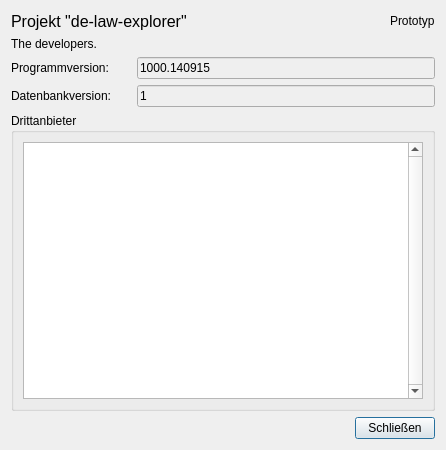
<?xml version="1.0" encoding="UTF-8"?>
<ui version="4.0">
 <class>AboutDialog</class>
 <widget class="QDialog" name="AboutDialog">
  <property name="geometry">
   <rect>
    <x>0</x>
    <y>0</y>
    <width>446</width>
    <height>450</height>
   </rect>
  </property>
  <property name="sizePolicy">
   <sizepolicy hsizetype="Fixed" vsizetype="Fixed">
    <horstretch>0</horstretch>
    <verstretch>0</verstretch>
   </sizepolicy>
  </property>
  <property name="windowTitle">
   <string>Dialog</string>
  </property>
  <layout class="QVBoxLayout" name="verticalLayout_2">
   <item>
    <layout class="QHBoxLayout" name="horizontalLayout">
     <item>
      <widget class="QLabel" name="label">
       <property name="font">
        <font>
         <pointsize>12</pointsize>
        </font>
       </property>
       <property name="text">
        <string>Projekt &quot;de-law-explorer&quot;</string>
       </property>
      </widget>
     </item>
     <item>
      <spacer name="horizontalSpacer_4">
       <property name="orientation">
        <enum>Qt::Horizontal</enum>
       </property>
       <property name="sizeHint" stdset="0">
        <size>
         <width>40</width>
         <height>20</height>
        </size>
       </property>
      </spacer>
     </item>
     <item>
      <widget class="QLabel" name="label_2">
       <property name="text">
        <string>Prototyp</string>
       </property>
      </widget>
     </item>
    </layout>
   </item>
   <item>
    <widget class="QLabel" name="label_3">
     <property name="text">
      <string>The developers.</string>
     </property>
    </widget>
   </item>
   <item>
    <layout class="QHBoxLayout" name="horizontalLayout_3">
     <item>
      <widget class="QLabel" name="label_4">
       <property name="sizePolicy">
        <sizepolicy hsizetype="Fixed" vsizetype="Preferred">
         <horstretch>0</horstretch>
         <verstretch>0</verstretch>
        </sizepolicy>
       </property>
       <property name="minimumSize">
        <size>
         <width>120</width>
         <height>0</height>
        </size>
       </property>
       <property name="text">
        <string>Programmversion:</string>
       </property>
      </widget>
     </item>
     <item>
      <widget class="QLineEdit" name="lineEdit">
       <property name="autoFillBackground">
        <bool>false</bool>
       </property>
       <property name="styleSheet">
        <string notr="true">background-color: palette(window)</string>
       </property>
       <property name="text">
        <string>1000.140915</string>
       </property>
       <property name="readOnly">
        <bool>true</bool>
       </property>
      </widget>
     </item>
    </layout>
   </item>
   <item>
    <layout class="QHBoxLayout" name="horizontalLayout_2">
     <item>
      <widget class="QLabel" name="label_5">
       <property name="sizePolicy">
        <sizepolicy hsizetype="Fixed" vsizetype="Preferred">
         <horstretch>0</horstretch>
         <verstretch>0</verstretch>
        </sizepolicy>
       </property>
       <property name="minimumSize">
        <size>
         <width>120</width>
         <height>0</height>
        </size>
       </property>
       <property name="text">
        <string>Datenbankversion:</string>
       </property>
      </widget>
     </item>
     <item>
      <widget class="QLineEdit" name="lineEdit_2">
       <property name="autoFillBackground">
        <bool>false</bool>
       </property>
       <property name="styleSheet">
        <string notr="true">background-color: palette(window)</string>
       </property>
       <property name="text">
        <string>1</string>
       </property>
       <property name="frame">
        <bool>true</bool>
       </property>
       <property name="readOnly">
        <bool>true</bool>
       </property>
      </widget>
     </item>
    </layout>
   </item>
   <item>
    <widget class="QGroupBox" name="groupBox">
     <property name="title">
      <string>Drittanbieter</string>
     </property>
     <layout class="QVBoxLayout" name="verticalLayout">
      <item>
       <widget class="QTextBrowser" name="textBrowser">
        <property name="font">
         <font>
          <pointsize>10</pointsize>
         </font>
        </property>
        <property name="verticalScrollBarPolicy">
         <enum>Qt::ScrollBarAlwaysOn</enum>
        </property>
       </widget>
      </item>
     </layout>
    </widget>
   </item>
   <item>
    <layout class="QHBoxLayout" name="horizontalLayout_4">
     <item>
      <spacer name="horizontalSpacer">
       <property name="orientation">
        <enum>Qt::Horizontal</enum>
       </property>
       <property name="sizeHint" stdset="0">
        <size>
         <width>40</width>
         <height>20</height>
        </size>
       </property>
      </spacer>
     </item>
     <item>
      <widget class="QPushButton" name="pushButton">
       <property name="text">
        <string>Schließen</string>
       </property>
      </widget>
     </item>
    </layout>
   </item>
  </layout>
 </widget>
 <resources/>
 <connections/>
</ui>
